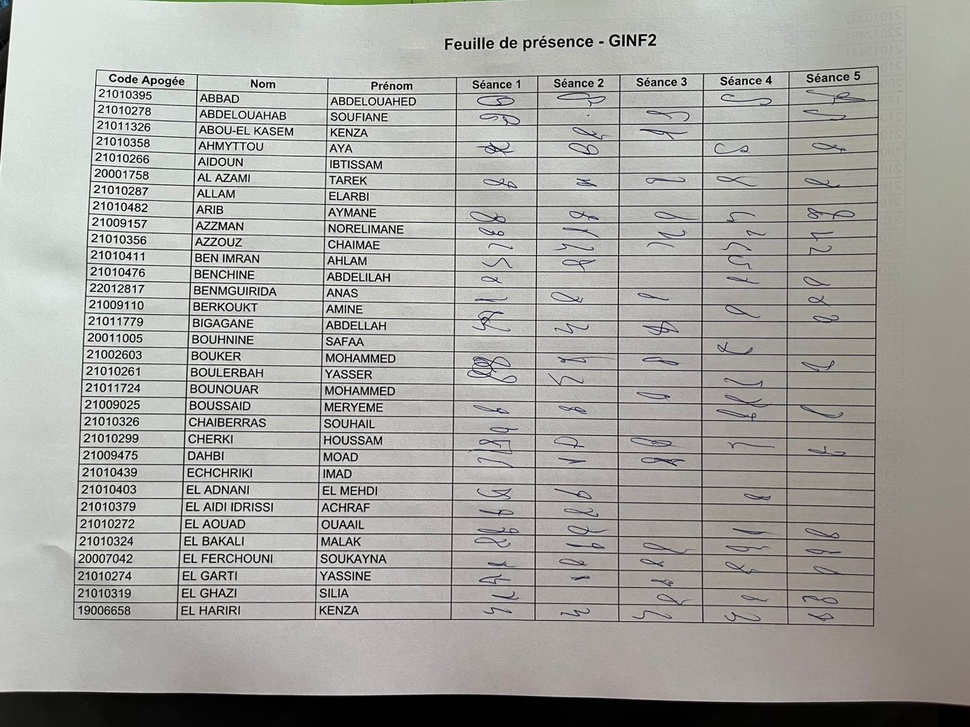
#> input picture ProjectBAdir/images/liste11.jpg, 970 x 727 px, shrunk from 1600 x 1200 before the run, found by its file name
$ python presence_db.py
#> lines starting #> are read from the running program, lines starting #| are printed output that depends on the picture; after the words box and inside, x2 and y2 are one past the last pixel; in counts of white or black regions, pixels touching at a corner belong together
import cv2
import numpy as np
import pytesseract
import openpyxl
from openpyxl.utils import get_column_letter
from openpyxl.styles import Alignment
import os


def extract_table_with_ocr(image_path, output_excel_path):
    # Vérification de l'image
#> called with image_path = './images/liste11.jpg', output_excel_path = './outputs/output_with_text.xlsx'
    img = cv2.imread(image_path)
#> img is the input picture: shape (727, 970, 3); mean B, G, R 161.4, 165.4, 166.2
    if img is None:
        raise FileNotFoundError(f"Image introuvable : {image_path}")

    # Prétraitement
    gray = cv2.cvtColor(img, cv2.COLOR_BGR2GRAY)
    _, binary = cv2.threshold(gray, 0, 255, cv2.THRESH_BINARY_INV + cv2.THRESH_OTSU)
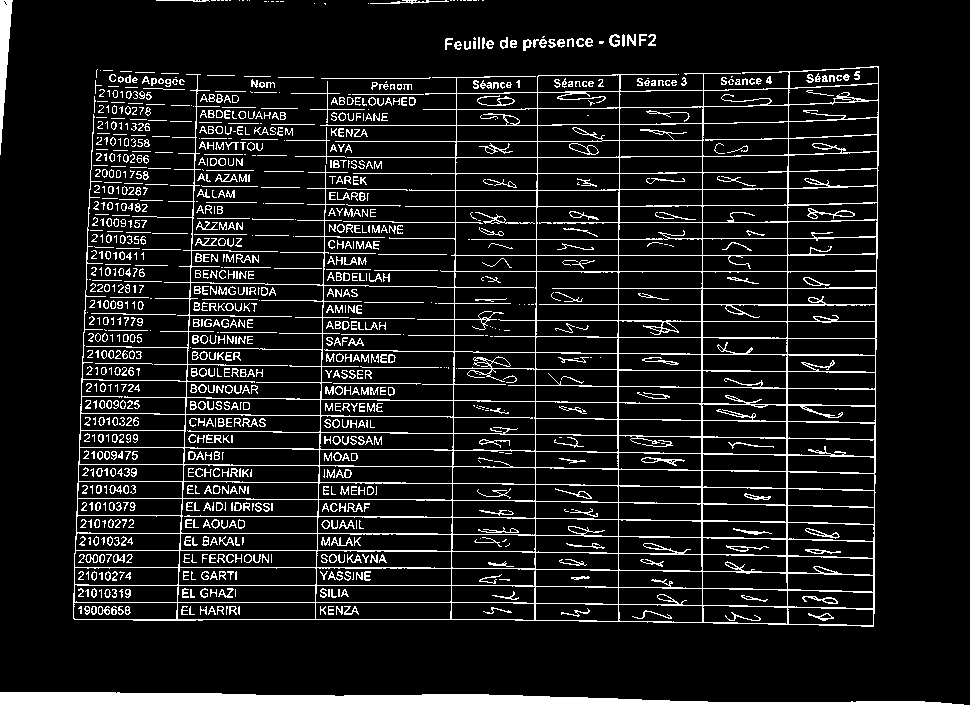
#> binary: shape (727, 970); 13.4% white; 1053 white regions (312 under 20 px), largest, box (x1, y1, x2, y2) and area: (73, 66, 879, 627) 35599, (0, 692, 970, 727) 29222, (0, 0, 13, 155) 1009

    # Détection des lignes verticales et horizontales
    vertical_kernel = cv2.getStructuringElement(cv2.MORPH_RECT, (1, img.shape[0] // 30))
    vertical_lines = cv2.morphologyEx(binary, cv2.MORPH_OPEN, vertical_kernel, iterations=2)
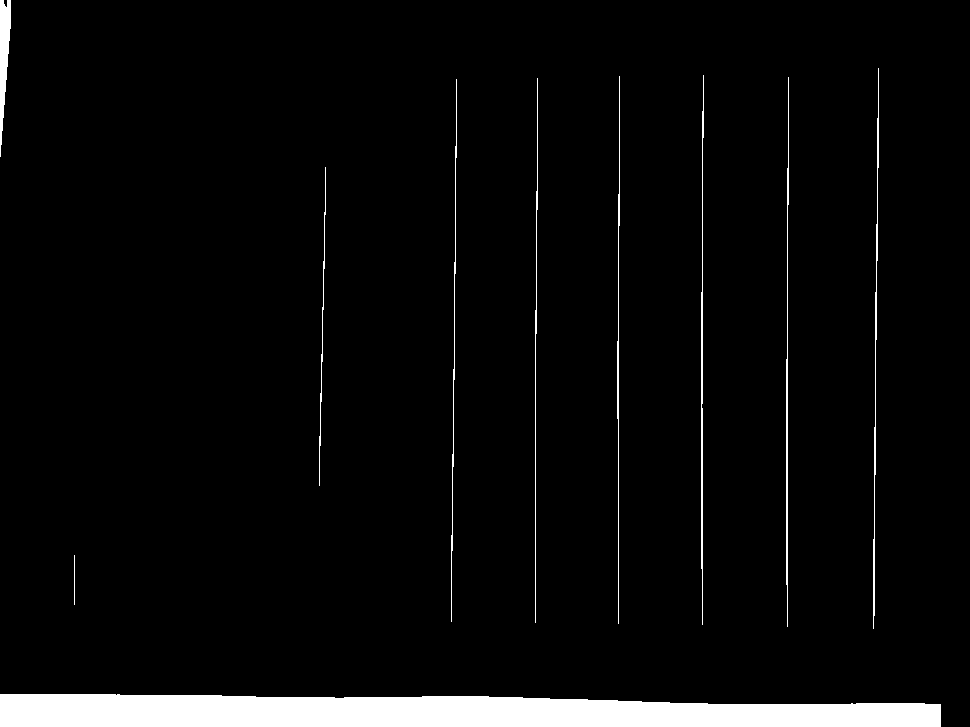
#> vertical_lines: shape (727, 970); 4.6% white; 10 white regions, largest, box (x1, y1, x2, y2) and area: (0, 694, 941, 727) 26668, (0, 0, 11, 157) 1002, (701, 75, 704, 625) 850

    horizontal_kernel = cv2.getStructuringElement(cv2.MORPH_RECT, (img.shape[1] // 30, 1))
    horizontal_lines = cv2.morphologyEx(binary, cv2.MORPH_OPEN, horizontal_kernel, iterations=2)
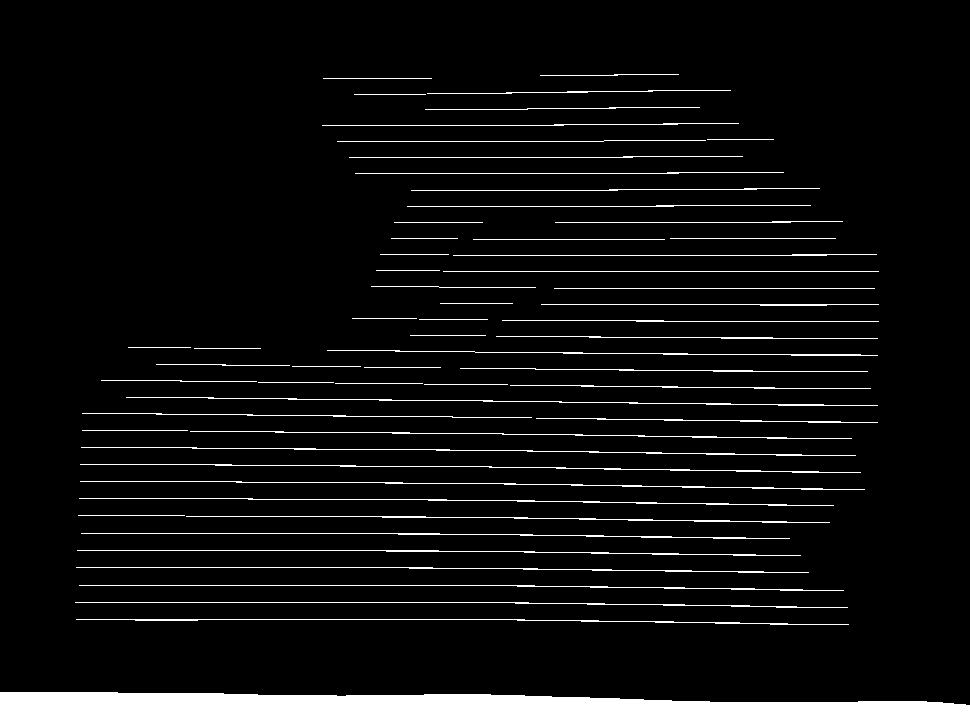
#> horizontal_lines: shape (727, 970); 7.3% white; 60 white regions, largest, box (x1, y1, x2, y2) and area: (0, 692, 970, 727) 29243, (76, 619, 849, 625) 924, (80, 481, 865, 490) 920

    table_mask = cv2.add(vertical_lines, horizontal_lines)
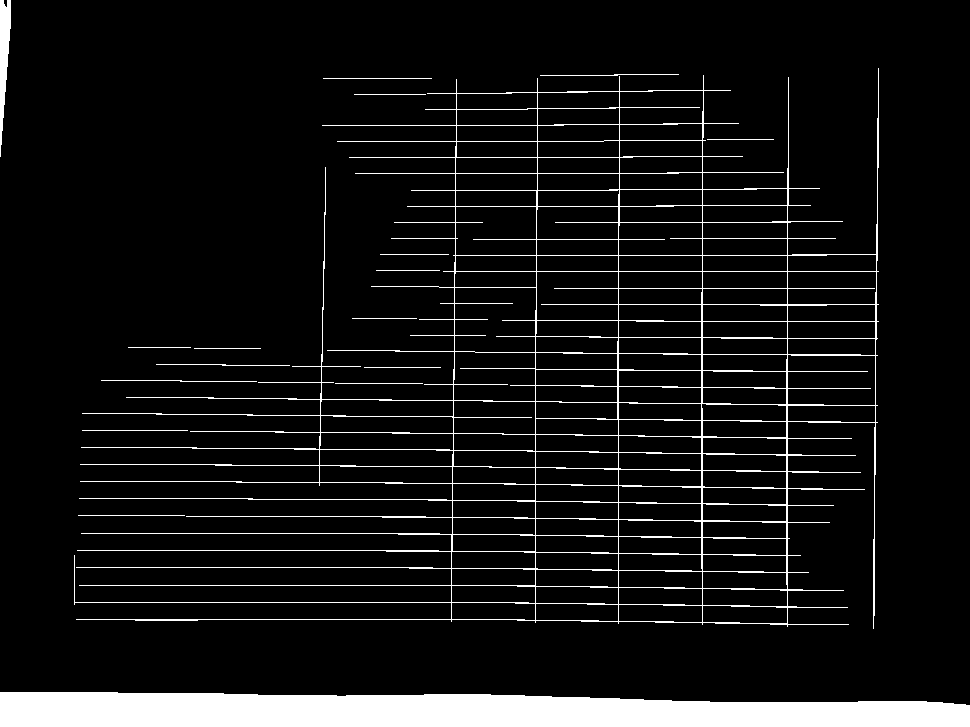
#> table_mask: shape (727, 970); 8.1% white; 18 white regions

    # Détection des cellules par contours
    contours, _ = cv2.findContours(table_mask, cv2.RETR_TREE, cv2.CHAIN_APPROX_SIMPLE)
#> contours = 139 contours, 15 with area under 20; largest, box (x1, y1, x2, y2) and area: (74, 68, 879, 629) 195150, (0, 692, 970, 727) 28246, (454, 287, 537, 353) 5260, (787, 354, 876, 406) 4363, (536, 271, 619, 321) 4014
    cells = [cv2.boundingRect(c) for c in contours if cv2.contourArea(c) > 500]
#> cells = 124 items, first 6: (0, 692, 970, 35), (74, 68, 805, 561), (702, 605, 86, 19), (618, 604, 85, 19), (535, 603, 84, 19), (451, 602, 85, 19)
    cells = sorted(cells, key=lambda b: (b[1], b[0]))  # Trier par ligne, puis colonne
#> cells = 124 items, first 6: (0, 0, 11, 157), (74, 68, 805, 561), (619, 90, 85, 35), (537, 91, 83, 18), (456, 92, 82, 18), (537, 107, 83, 19)

    # Regrouper les cellules par lignes
    rows = []
    current_row = []
    last_y = -100
    tolerance = 25

    for (x, y, w, h) in cells:
        if abs(y - last_y) > tolerance:
            if current_row:
                rows.append(current_row)
            current_row = [(x, y, w, h)]
            last_y = y
        else:
            current_row.append((x, y, w, h))
#> this loop made 124 passes
#> (x, y, w, h, last_y) on passes 1, 2, 6, 11, 17, 24, 30, 37: (0, 0, 11, 157, 0), (74, 68, 805, 561, 68), (537, 107, 83, 19, 107), (537, 140, 83, 18, 140), (619, 172, 84, 18, 172), (619, 205, 84, 18, 205), (702, 238, 86, 18, 238), (454, 271, 83, 17, 271)
#> after the loop, current_row = [(0, 692, 970, 35)]; last_y = 692; rows = 18 items
    if current_row:
        rows.append(current_row)

    # Création du fichier Excel
    wb = openpyxl.Workbook()
    ws = wb.active

    for i, row in enumerate(rows):
        row = sorted(row, key=lambda b: b[0])  # Tri horizontal
        for j, (x, y, w, h) in enumerate(row):
            # Extraire image cellule
            cell_img = img[y:y+h, x:x+w]
            cell_gray = cv2.cvtColor(cell_img, cv2.COLOR_BGR2GRAY)
            cell_thresh = cv2.threshold(cell_gray, 0, 255, cv2.THRESH_BINARY + cv2.THRESH_OTSU)[1]

            # OCR pour la cellule
            config = "--psm 7"
            text = pytesseract.image_to_string(cell_thresh, config=config).strip()

            # Écriture dans Excel
            cell = ws.cell(row=i+1, column=j+1, value=text)
            col_letter = get_column_letter(j+1)
            ws.row_dimensions[i+1].height = h // 2
            ws.column_dimensions[col_letter].width = max(ws.column_dimensions[col_letter].width, w // 7)
            cell.alignment = Alignment(horizontal='center', vertical='center')
#> this loop made 1 pass

    # Sauvegarde Excel
    wb.save(output_excel_path)
    print(f"✅ Tableau avec texte exporté dans : {output_excel_path}")


if __name__ == "__main__":
    # === Modifier ces chemins si nécessaire
    image_path = "./images/liste11.jpg"
    output_excel_path = "./outputs/output_with_text.xlsx"

    # Créer le dossier de sortie s’il n'existe pas
    os.makedirs(os.path.dirname(output_excel_path), exist_ok=True)

    # Exécuter la fonction
    extract_table_with_ocr(image_path, output_excel_path)
#> (the call stopped at in extract_table_with_ocr, `text = pytesseract.image_to_string(cell_thresh, config=config).strip()`: pytesseract is not available in this run)

$ run again, with ProjectBAdir/images/liste1.jpg copied over ProjectBAdir/images/liste11.jpg
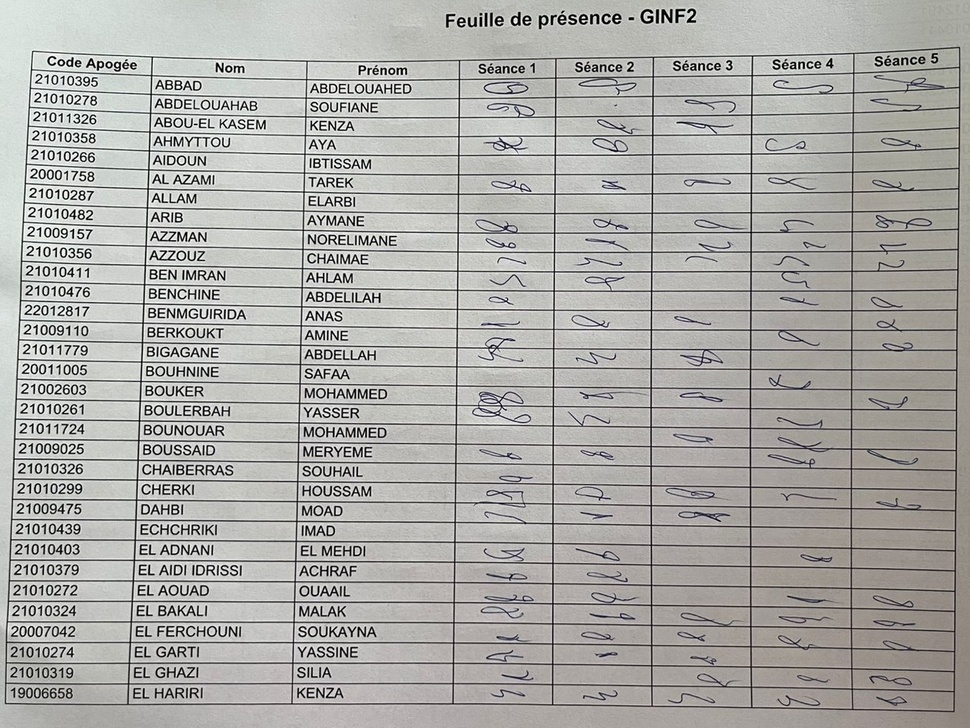
#> input picture ProjectBAdir/images/liste1.jpg, 970 x 728 px, shrunk from 1349 x 1012 before the run, found by its file name
#> in extract_table_with_ocr, img is the input picture: shape (728, 970, 3); mean B, G, R 167.9, 171.2, 172
#> in extract_table_with_ocr, `_, binary = cv2.threshold(gray, 0, 255, cv2.THRESH_BINARY_INV + cv2.TH..`:
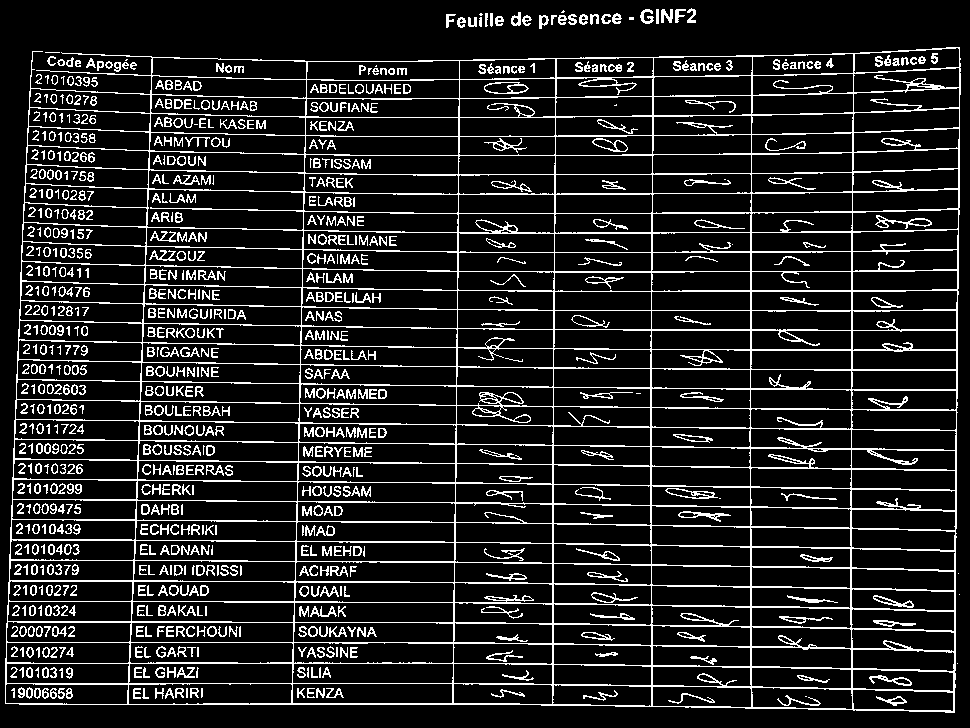
#> binary: shape (728, 970); 13.7% white in thin lines or dots
#> vertical_lines: shape (728, 970); 1% white in thin lines or dots, all inside (x1, y1, x2, y2) = (6, 49, 960, 715)
#> horizontal_lines: shape (728, 970); 5.3% white in thin lines or dots, all inside (x1, y1, x2, y2) = (7, 55, 961, 711)
#> table_mask: shape (728, 970); 6.3% white in thin lines or dots
#> contours = 168 contours, 7 with area under 20; largest, box (x1, y1, x2, y2) and area: (6, 49, 961, 715) 366976, (302, 154, 459, 291) 20480, (6, 663, 293, 684) 5718, (751, 133, 853, 174) 3894, (293, 642, 454, 664) 3314
#> in extract_table_with_ocr, `cells = [cv2.boundingRect(c) for c in contours if cv2.contourArea(c) >..`: cells = 160 items, first 6: (6, 49, 955, 666), (751, 687, 102, 23), (652, 686, 100, 22), (552, 684, 100, 23), (453, 683, 100, 22), (292, 683, 162, 21)
#> in extract_table_with_ocr, `cells = sorted(cells, key=lambda b: (b[1], b[0]))`: cells = 160 items, first 6: (6, 49, 955, 666), (653, 75, 99, 22), (555, 77, 99, 21), (459, 78, 97, 21), (306, 79, 154, 20), (653, 95, 99, 21)
#> the loop in extract_table_with_ocr, `for (x, y, w, h) in cells:` made 160 passes
#> (x, y, w, h, last_y) on passes 1, 2, 10, 19, 27, 35, 43, 54: (6, 49, 955, 666, 49), (653, 75, 99, 22, 75), (653, 115, 99, 21, 115), (302, 154, 157, 137, 154), (751, 192, 102, 21, 192), (458, 232, 97, 21, 232), (852, 270, 106, 21, 270), (301, 306, 157, 23, 306)
#> after the loop in extract_table_with_ocr, `for (x, y, w, h) in cells:`: current_row = [(292, 683, 162, 21), (453, 683, 100, 22), (552, 684, 100, 23), (652, 686, 100, 22), (751, 687, 102, 23)]; last_y = 683; rows = 18 items
#> the loop in extract_table_with_ocr, `for i, row in enumerate(rows):` made 1 pass
#> after the loop in extract_table_with_ocr, `for i, row in enumerate(rows):`:
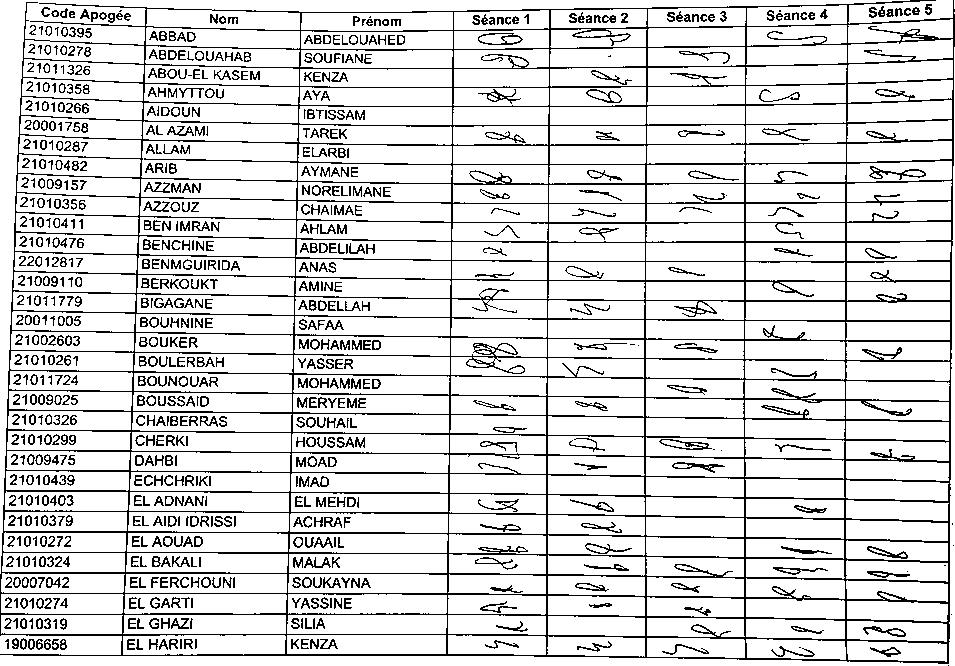
#> cell_thresh: shape (666, 955); 85% white; black in thin lines or dots
